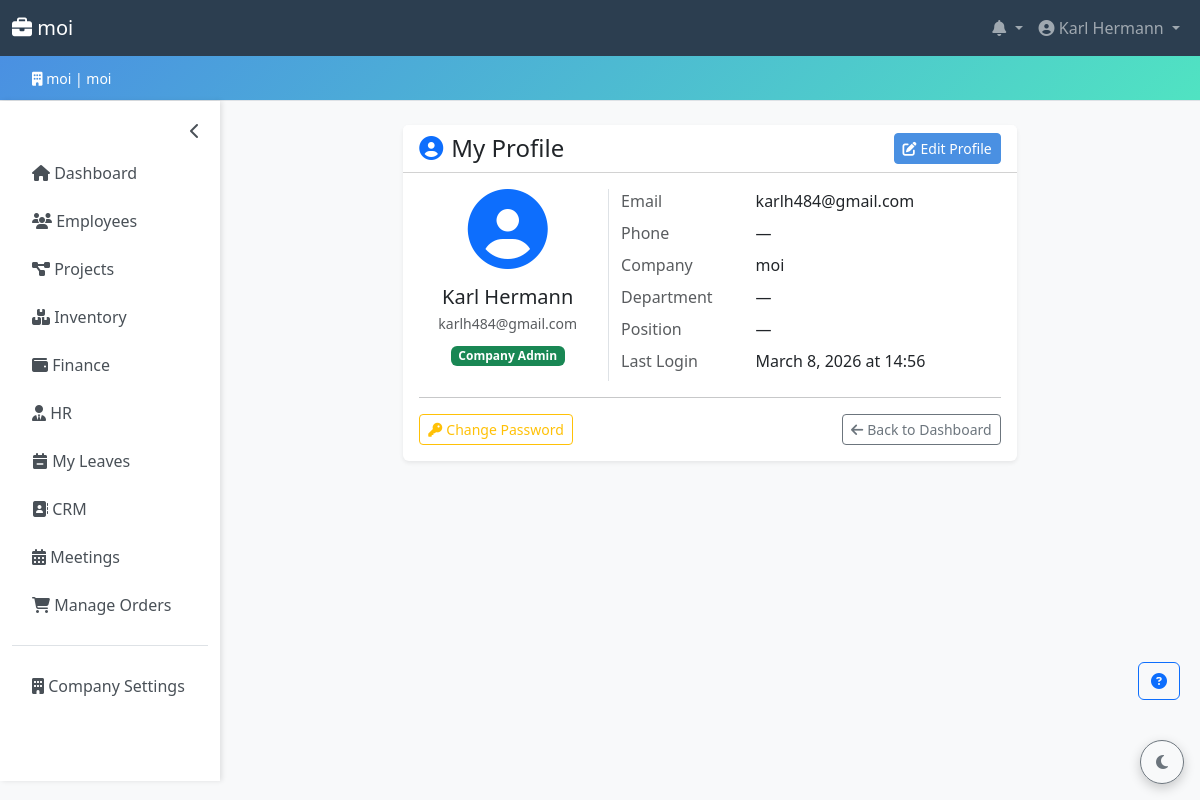
Screenshot of /profile/user/ (signed in) with the database file from the repository.
### accounts/models.py (models this page shows, shortened)
class Company(models.Model):
    PLAN_CHOICES = [
        ('free', 'Free'),
        ('basic', 'Basic'),
        ('premium', 'Premium'),
        ('enterprise', 'Enterprise'),
    ]
    company_id = models.UUIDField(default=uuid.uuid4, editable=False, unique=True)
    name = models.CharField(max_length=200)
    domain = models.CharField(max_length=200, unique=True, db_index=True)
    company_password = models.CharField(max_length=256)  # increased from 128 → 256 for future hash algo headroom
    contact_email = models.EmailField()
    contact_phone = models.CharField(
        max_length=20,
        blank=True,
        validators=[RegexValidator(r'^\+?[\d\s\-().]{7,20}$', 'Enter a valid phone number.')],
    )
    address = models.TextField(blank=True)
    subscription_plan = models.CharField(
        max_length=20,
        choices=PLAN_CHOICES,
        default='free',
    )
    is_active = models.BooleanField(default=True)
    created_at = models.DateTimeField(auto_now_add=True)
    updated_at = models.DateTimeField(auto_now=True)
    class Meta:
        verbose_name_plural = 'Companies'
        ordering = ['name']
        indexes = [
            models.Index(fields=['domain']),
            models.Index(fields=['is_active']),
        ]

class User(AbstractUser):
    ROLE_CHOICES = [
        ('admin', 'Admin'),
        ('hr_manager', 'HR Manager'),
        ('accountant', 'Accountant'),
        ('manager', 'Manager'),
        ('secretary', 'Secretary'),
        ('stock_manager', 'Stock Manager'),
        ('employee', 'Employee'),
    ]
    username = None  # replaced by email
    email = models.EmailField(unique=True, db_index=True)
    company = models.ForeignKey(
        Company,
        on_delete=models.CASCADE,
        related_name='users',
        null=True,
        blank=True,
    )
    phone = models.CharField(
        max_length=20,
        blank=True,
        validators=[RegexValidator(r'^\+?[\d\s\-().]{7,20}$', 'Enter a valid phone number.')],
    )
    department = models.CharField(max_length=100, blank=True)
    position = models.CharField(max_length=100, blank=True)
    role = models.CharField(
        max_length=20,
        choices=ROLE_CHOICES,
        default='employee',
        db_index=True,
        help_text='User role for access control.',
    )
    is_company_admin = models.BooleanField(
        default=False,
        help_text='Designates whether the user can manage company settings.',
    )
    last_login_ip = models.GenericIPAddressField(null=True, blank=True)
    objects = CustomUserManager()
    USERNAME_FIELD = 'email'
    REQUIRED_FIELDS = ['first_name', 'last_name']
    class Meta:
        ordering = ['email']
        indexes = [
            models.Index(fields=['company', 'role']),
            models.Index(fields=['company', 'is_active']),
        ]
    def get_full_name(self) -> str:
        return f'{self.first_name} {self.last_name}'.strip() or self.email

### accounts/views.py (the view)
# urls.py: path('profile/user/', views.user_profile, name='user_profile'),
@login_required
def user_profile(request):
    return render(request, 'accounts/user_profile.html', {
        'profile_user': request.user,   # avoid shadowing the built-in {{ user }}
        'title': 'My Profile',
    })

### templates/accounts/user_profile.html (shortened to what this page needs)
{% extends 'base.html' %}
{% block content %}
<div class="row justify-content-center">
    <div class="col-md-8">
        <div class="card shadow-sm">
            <div class="card-header bg-white d-flex justify-content-between align-items-center">
                <h4 class="mb-0">
                    <i class="fas fa-user-circle me-2 text-primary" aria-hidden="true"></i>My Profile
                </h4>
                <a href="{% url 'accounts:edit_profile' %}" class="btn btn-primary btn-sm">
                    <i class="fas fa-edit me-1" aria-hidden="true"></i>Edit Profile
                </a>
            </div>
            <div class="card-body">
                <div class="row g-4">
                    <div class="col-md-4 text-center border-end">
                        <i class="fas fa-user-circle fa-5x text-primary mb-3" aria-hidden="true"></i>
                        <h5 class="mb-1">{{ profile_user.get_full_name }}</h5>
                        <p class="text-muted small mb-2">{{ profile_user.email }}</p>
                        {% if profile_user.is_company_admin %}
                            <span class="badge bg-success">Company Admin</span>
                        {% else %}
                            <span class="badge bg-secondary">Team Member</span>
                        {% endif %}
                    </div>
                    <div class="col-md-8">
                        <dl class="row mb-0">
                            <dt class="col-sm-4 text-muted fw-normal">Email</dt>
                            <dd class="col-sm-8">{{ profile_user.email }}</dd>
                            <dt class="col-sm-4 text-muted fw-normal">Phone</dt>
                            <dd class="col-sm-8">{{ profile_user.phone|default:"—" }}</dd>
                            <dt class="col-sm-4 text-muted fw-normal">Company</dt>
                            <dd class="col-sm-8">{{ profile_user.company.name }}</dd>
                            <dt class="col-sm-4 text-muted fw-normal">Department</dt>
                            <dd class="col-sm-8">{{ profile_user.department|default:"—" }}</dd>
                            <dt class="col-sm-4 text-muted fw-normal">Position</dt>
                            <dd class="col-sm-8">{{ profile_user.position|default:"—" }}</dd>
                            <dt class="col-sm-4 text-muted fw-normal">Last Login</dt>
                            <dd class="col-sm-8">
                                {% if profile_user.last_login %}
                                    {{ profile_user.last_login|date:"N j, Y" }}
                                    at {{ profile_user.last_login|date:"H:i" }}
                                {% else %}
                                    —
                                {% endif %}
                            </dd>
                        </dl>
                    </div>
                </div>
                <hr>
                <div class="d-flex justify-content-between flex-wrap gap-2">
                    <a href="{% url 'accounts:password_change' %}" class="btn btn-outline-warning btn-sm">
                        <i class="fas fa-key me-1" aria-hidden="true"></i>Change Password
                    </a>
                    <a href="{% url 'core:dashboard' %}" class="btn btn-outline-secondary btn-sm">
                        <i class="fas fa-arrow-left me-1" aria-hidden="true"></i>Back to Dashboard
                    </a>
                </div>
            </div>
        </div>
    </div>
</div>
{% endblock %}

### templates/base.html (shortened to what this page needs)
<!DOCTYPE html>
{% load role_tags %}
<html lang="en" data-bs-theme="light">
<head>
    <link href="https://cdn.jsdelivr.net/npm/bootstrap@5.3.0/dist/css/bootstrap.min.css" rel="stylesheet">
    <link rel="stylesheet" href="https://cdnjs.cloudflare.com/ajax/libs/font-awesome/6.4.0/css/all.min.css">
</head>
<body>
    {% if user.is_authenticated %}
    <nav class="navbar navbar-expand-lg navbar-dark">
        <div class="container-fluid">
            <a class="navbar-brand" href="{% url 'core:dashboard' %}">
                <i class="fas fa-briefcase"></i> {{ company.name }}
            </a>
            <div class="collapse navbar-collapse" id="navbarNav">
                <ul class="navbar-nav ms-auto">
                    <li class="nav-item dropdown">
                        <a class="nav-link dropdown-toggle position-relative" href="#" id="notificationDropdown" role="button" data-bs-toggle="dropdown">
                            <i class="fas fa-bell"></i>
                        </a>
                    </li>
                    <li class="nav-item dropdown">
                        <a class="nav-link dropdown-toggle" href="#" id="navbarDropdown" role="button" data-bs-toggle="dropdown">
                            <i class="fas fa-user-circle"></i> {{ user.get_full_name }}
                        </a>
                    </li>
                </ul>
            </div>
        </div>
    </nav>
    <div class="company-banner">
        <div class="container-fluid">
            <small><i class="fas fa-building"></i> {{ company.name }} | {{ company.domain }}</small>
        </div>
    </div>
    {% endif %}
    <div class="container-fluid">
        <div class="row">
            {% if user.is_authenticated %}
            <nav class="col-md-2 d-md-block sidebar py-3" id="appSidebar">
                <div class="position-sticky">
                    <button class="sidebar-toggle-btn" id="sidebarToggle" aria-label="Toggle sidebar">
                        <i class="fas fa-chevron-left" id="sidebarToggleIcon"></i>
                    </button>
                    <ul class="nav flex-column">
                        <li class="nav-item">
                            <a class="nav-link {% if request.resolver_match.app_name == 'core' and request.resolver_match.url_name == 'dashboard' %}active{% endif %}"
                               href="{% url 'core:dashboard' %}">
                                <i class="fas fa-home"></i> <span class="link-text">Dashboard</span>
                            </a>
                        </li>
                        {% if user|has_role:'admin,hr_manager,manager,accountant,secretary,stock_manager,employee' %}
                        <li class="nav-item">
                            <a class="nav-link {% if request.resolver_match.app_name == 'employees' %}active{% endif %}"
                               href="{% url 'employees:employee_list' %}">
                                <i class="fas fa-users"></i> <span class="link-text">Employees</span>
                            </a>
                        </li>
                        {% endif %}
                        {% if user|has_role:'admin,hr_manager,manager,accountant,secretary,stock_manager,employee' %}
                        <li class="nav-item">
                            <a class="nav-link {% if request.resolver_match.app_name == 'projects' %}active{% endif %}"
                               href="{% url 'projects:project_list' %}">
                                <i class="fas fa-project-diagram"></i> <span class="link-text">Projects</span>
                            </a>
                        </li>
                        {% endif %}
                        {% if user|has_role:'admin,manager,hr_manager,accountant,secretary,stock_manager,employee' %}
                        <li class="nav-item">
                            <a class="nav-link {% if request.resolver_match.app_name == 'inventory' %}active{% endif %}"
                               href="{% url 'inventory:stock_list' %}">
                                <i class="fas fa-boxes"></i> <span class="link-text">Inventory</span>
                            </a>
                        </li>
                        {% endif %}
                        {% if user|has_role:'admin,accountant,manager' %}
                        <li class="nav-item">
                            <a class="nav-link {% if request.resolver_match.app_name == 'finance' %}active{% endif %}"
                               href="{% url 'finance:index' %}">
                                <i class="fas fa-wallet"></i> <span class="link-text">Finance</span>
                            </a>
                        </li>
                        {% endif %}
                        {% if user|has_role:'admin,hr_manager' %}
                        <li class="nav-item">
                            <a class="nav-link {% if request.resolver_match.app_name == 'hr' %}active{% endif %}"
                               href="{% url 'hr:index' %}">
                                <i class="fas fa-user-tie"></i> <span class="link-text">HR</span>
                            </a>
                        </li>
                        {% endif %}
                        {% if user|has_role:'admin,hr_manager,manager,secretary,accountant,stock_manager,employee' %}
                        <li class="nav-item">
                            <a class="nav-link {% if request.resolver_match.app_name == 'hr' and 'leave' in request.resolver_match.url_name %}active{% endif %}"
                               href="{% url 'hr:my_leave_list' %}">
                                <i class="fas fa-calendar-minus"></i> <span class="link-text">My Leaves</span>
                            </a>
                        </li>
                        {% endif %}
                        {% if user|has_role:'admin,manager,secretary' %}
                        <li class="nav-item">
                            <a class="nav-link {% if request.resolver_match.app_name == 'crm' %}active{% endif %}"
                               href="{% url 'crm:contact_list' %}">
                                <i class="fas fa-address-book"></i> <span class="link-text">CRM</span>
                            </a>
                        </li>
                        {% endif %}
                        {% if user|has_role:'admin,hr_manager,manager,secretary,accountant,employee' %}
                        <li class="nav-item">
                            <a class="nav-link {% if request.resolver_match.app_name == 'meetings' %}active{% endif %}"
                               href="{% url 'meetings:dashboard' %}">
                                <i class="fas fa-calendar-alt"></i> <span class="link-text">Meetings</span>
                            </a>
                        </li>
                        {% endif %}
                        {% if is_company_admin or user.is_superuser %}
                        <li class="nav-item">
                            <a class="nav-link {% if request.resolver_match.app_name == 'marketplace' and request.resolver_match.url_name == 'admin_order_dashboard' %}active{% endif %}"
                               href="{% url 'marketplace:admin_order_dashboard' %}">
                                <i class="fas fa-shopping-cart"></i> <span class="link-text">Manage Orders</span>
                            </a>
                        </li>
                        {% endif %}
                        {% if is_company_admin or user.is_superuser %}
                        <li class="nav-item mt-3 border-top pt-3">
                            <a class="nav-link {% if request.resolver_match.app_name == 'accounts' and request.resolver_match.url_name == 'company_profile' %}active{% endif %}"
                               href="{% url 'accounts:company_profile' %}">
                                <i class="fas fa-building"></i> <span class="link-text">Company Settings</span>
                            </a>
                        </li>
                        {% endif %}
                    </ul>
                </div>
            </nav>
            {% endif %}
            <main class="col-md-10 ms-sm-auto px-md-4 py-4 min-w-0">
                {% block content %}{% endblock %}
            </main>
        </div>
    </div>
    <button id="themeToggle" class="btn btn-outline-secondary theme-toggle-btn" type="button" aria-label="Toggle dark mode">
        <i class="fas fa-moon"></i>
    </button>
    {% include 'help_system.html' %}
</body>
</html>

### rows the page displays
Company: name "moi", domain "moi"
User: get_full_name "Karl Hermann", email "karlh484@gmail.com", phone "—", company.name "moi", department "—", position "—", last_login "March 8, 2026", last_login "14:56"
